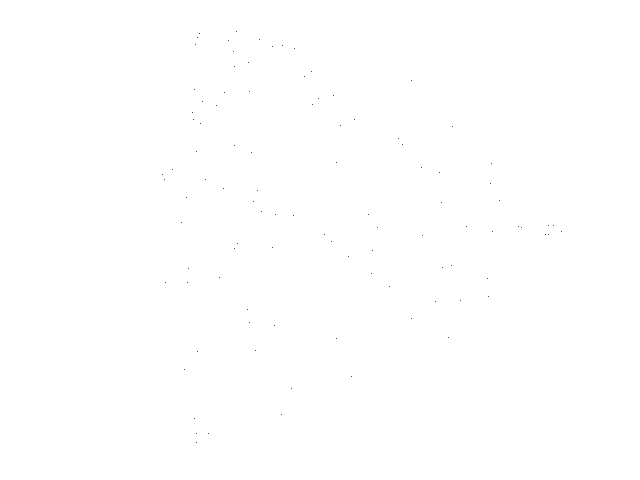
Frame 1 (no input)
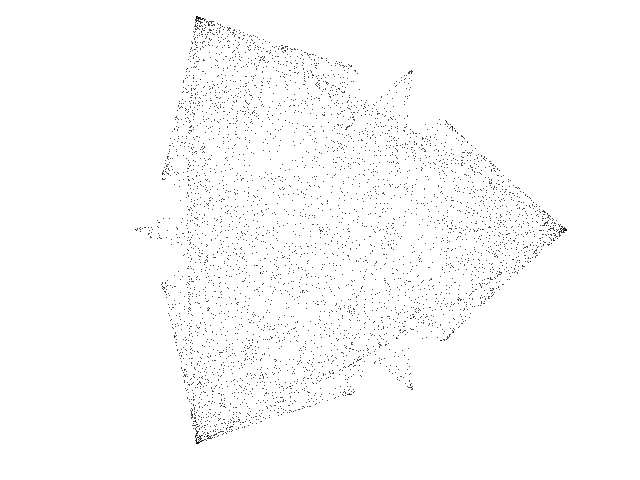
Frame 60 (the mouse pressed at the canvas centre just before this capture)
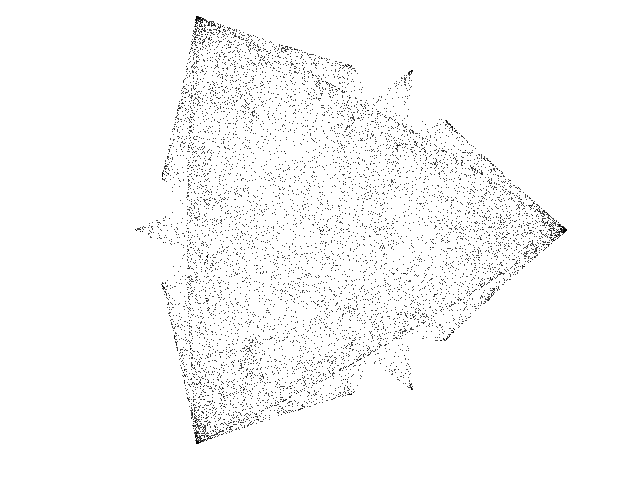
Frame 120 (the mouse held since frame 60 and released just before this capture)

The Processing sketch that drew these frames (run headless with seeded random() and noise(); from frame 60 on, the mouse is pressed at the canvas centre):

// Processing sketch: Icon_E
// ── Icon_E.pde
// Symmetric-Icon E chaotic map //

  float x = 0.01;
  float y = 0.01;
  float lambda = 2.5;
  float alpha = -2.5;
  float beta = 0.0;
  float gamma = 0.9;
  float omega = 0.0;
  int degree = 3;


void setup() {
  
  size(640, 480);
  background(255);
  
}

void draw() {
  
  for (int i=0; i<100; i++) {
    
    float zzbar = sq(x) + sq(y);
    float p = alpha * zzbar + lambda;
    float zreal = x;
    float zimag = y;

    for (int u=0; u<degree-2; u++) {

      float za = zreal * x - zimag * y;
      float zb = zimag * x + zreal * y;
      zreal = za;
      zimag = zb;
      
    }
    
    float zn = x * zreal - y * zimag;
    p = p + beta * zn;
    float xnew = p *x + gamma * zreal - omega * y;
    float ynew = p *y - gamma * zimag + omega * x;
    x = xnew;
    y = ynew;

    point(320 + (185 * x), 230 + (185 * y));

  }

}
